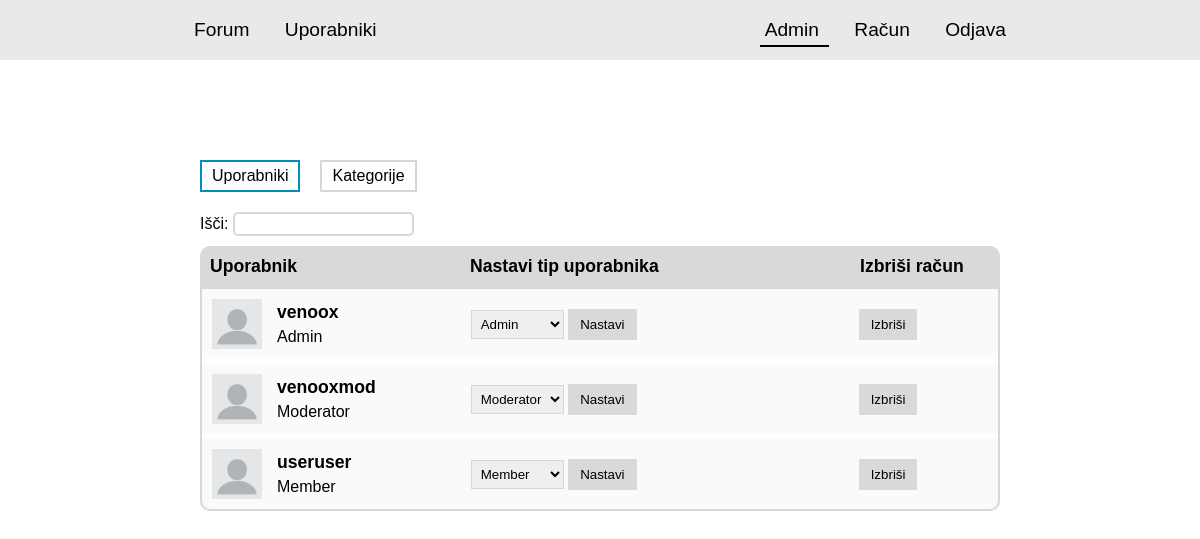
Page /code/index.php/admin (signed in) on the committed database.
### tables this page shows
CREATE TABLE `role` (
  `id` int(11) NOT NULL AUTO_INCREMENT,
  `role` varchar(20) NOT NULL,
  PRIMARY KEY (`id`)
);

CREATE TABLE `user` (
  `id` int(11) NOT NULL AUTO_INCREMENT,
  `username` varchar(50) NOT NULL,
  `email` varchar(50) NOT NULL,
  `password` varchar(64) NOT NULL,
  `role` int(11) NOT NULL,
  `bio` text DEFAULT NULL,
  `profile_picture` text NOT NULL DEFAULT 'assets/profile_pictures/default.png',
  `country` int(11) NOT NULL,
  `joined_at` timestamp NOT NULL DEFAULT current_timestamp(),
  `last_active` timestamp NOT NULL DEFAULT current_timestamp(),
  PRIMARY KEY (`id`),
  UNIQUE KEY `username` (`username`),
  UNIQUE KEY `email` (`email`),
  KEY `role` (`role`),
  KEY `country` (`country`),
  CONSTRAINT `user_ibfk_2` FOREIGN KEY (`role`) REFERENCES `role` (`id`),
  CONSTRAINT `user_ibfk_3` FOREIGN KEY (`country`) REFERENCES `country` (`id`)
);

### code/controller/UserController.php (called while the page is built, shortened)
<?php
require_once 'model/UserDB.php';
class UserController {
    public static function adminUsers() {
        $users = UserDB::getUsersInfo();
        $roles = RoleDB::getAll();
        $vars = [
            "users" => $users,
            "roles" => $roles
        ];
        ViewHelper::render("view/admin-users.php", $vars);
    }
}

### code/model/CRUD.php (called while the page is built, shortened)
<?php
abstract class CRUD {
    public static $table_name = "";
    public static function getAll() {
        $db = DBInit::getInstance();
        $table_name = static::$table_name;
        $statement = $db->prepare("SELECT * FROM $table_name");
        $statement->execute();
        return $statement->fetchAll(PDO::FETCH_ASSOC);
    }
}

### code/model/UserDB.php (called while the page is built, shortened)
<?php
require_once "model/CRUD.php";
class UserDB extends CRUD {
    public static function getUsersInfo($search_term = "") {
        $db = DBInit::getInstance();
        $statement = $db->prepare("
        SELECT
            user.id,
            username,
            role.role,
            joined_at,
            last_active,
            profile_picture,
            country.name AS country_name,
            (SELECT COUNT(*) FROM thread WHERE thread.original_poster = user.id) as thread_count,
            (SELECT COUNT(*) FROM post WHERE post.thread IN (SELECT id FROM thread WHERE thread.original_poster = user.id)) as post_count
        FROM user, role, country
        WHERE user.role = role.id AND user.country = country.id AND user.username LIKE :search_term;");
        $statement->bindValue(":search_term", "%$search_term%");
        $statement->execute();
        return $statement->fetchAll(PDO::FETCH_ASSOC);
    }
}

### code/view/admin-users.php (the view, shortened to what this page needs)
<?php
include "html-header.php";
include "menu.php";
?>
<body>
    <main>
        <div class="admin-panel-menu">
            <a href="<?= BASE_URL . "admin/users" ?>" class="admin-panel-menu-item admin-panel-menu-item-active">Uporabniki</a>
            <a href="<?= BASE_URL . "admin/categories" ?>" class="admin-panel-menu-item">Kategorije</a>
        </div>
        <div class="search">
            <label>Išči: <input type="text" id="search" /></label>
        </div>
        <div class="main-header">
            <div class="admin-user-column">Uporabnik</div>
            <div class="admin-promote-column">Nastavi tip uporabnika</div>
            <div class="admin-delete-column">Izbriši račun</div>
        </div>
        <div class="section-box">
            <div class="section-content">
                <?php foreach ($users as $user): ?>
                <div class="user" data-id="<?= $user["id"] ?>">
                    <div class="admin-user-column">
                        <img class="admin-user-img" src="<?= explode("index.php", BASE_URL)[0] . $user["profile_picture"] ?>" />
                        <div class="user-info">
                            <a class="user-name" href="<?= BASE_URL . "user?id=" . $user["id"] ?>"><?= $user["username"] ?></a>
                            <div class="user-role"><?= $user["role"] ?></div>
                        </div>
                    </div>
                    <div class="admin-promote-column">
                        <select name="promote_role">
                            <?php foreach ($roles as $role): ?>
                                <option value="<?= $role["id"] ?>" <?= $user["role"] == $role["role"] ? "selected" : "" ?>><?= $role["role"] ?></option>
                            <?php endforeach; ?>
                        </select>
                        <button name="promote_button" data-id="<?= $user["id"] ?>">Nastavi</button>
                    </div>
                    <div class="admin-delete-column">
                        <button name="delete_button" data-id="<?= $user["id"] ?>">Izbriši</button>
                    </div>
                </div>
                <?php endforeach; ?>
            </div>
        </div>
    </main>
</body>

### code/view/menu.php
<?php
$links = [
    [
        ["name" => "Forum", "url" => BASE_URL . "forum", "show" => true],
        ["name" => "Uporabniki", "url" => BASE_URL . "users", "show" => true],
    ],
    [
        ["name" => "Admin", "url" => BASE_URL . "admin", "show" => $_SESSION != null && $_SESSION['role'] == "admin"],
        ["name" => "Račun", "url" => BASE_URL . "user?id=" . $_SESSION["id"], "show" => $_SESSION != null && isset($_SESSION['login'])],
        ["name" => "Prijava", "url" => BASE_URL . "login", "show" => !isset($_SESSION['login'])],
        ["name" => "Odjava", "url" => BASE_URL . "logout", "show" => isset($_SESSION['login'])],
    ]
];
$actual_url = explode("?", $_SERVER["REQUEST_URI"])[0];
?>
<header class="menu">
    <div>
        <?php foreach ($links[0] as $link): ?>
            <?php if ($link["show"]): ?>
                <a class="link <?= $actual_url == $link["url"] ? "link-active" : "" ?>" href="<?= $link["url"] ?>">
                    <?= $link["name"] ?>
                </a>
            <?php endif; ?>
        <?php endforeach; ?>
    </div>
    <div>
        <?php foreach ($links[1] as $link): ?>
            <?php if ($link["show"]): ?>
                <a class="link <?= $actual_url == $link["url"] ? "link-active" : "" ?>" href="<?= $link["url"] ?>">
                    <?= $link["name"] ?>
                </a>
            <?php endif; ?>
        <?php endforeach; ?>
    </div>
</header>

### code/assets/style.css (style rules this page uses)
* { margin: 0; padding: 0; font-family: Poppins, sans-serif; }
.menu { height: 50px; width: 100%; background-color: #E9E9E9; display: flex; justify-content: space-around; align-items: center; }
a { text-decoration: none; color: black; }
.menu .link { margin-right: 20px; padding: 5px; font-size: 0.9rem; }
.menu .link:last-child { margin-right: 0; }
.menu .link-active { border-bottom: 2px solid black; }
main { padding: 50px 25px; }
.main-header { display: none; border-radius: 10px 10px 0 0; }
.section-content { border: 2px solid var(--border-gray); border-radius: 0 0 10px 10px; }
@media screen and (min-width: 1200px) { .main-header { display: flex; padding: 10px; } }
@media screen and (min-width: 1200px) { .main-header > div { font-size: 1.1rem; font-weight: 600; } }
@media screen and (min-width: 1200px) { main { padding: 100px 200px; } }
@media screen and (min-width: 1200px) { .main-header { display: flex; align-items: center; background-color: var(--main-gray); } }
@media screen and (min-width: 1200px) { .menu { height: 60px; } }
@media screen and (min-width: 1200px) { .menu .link { font-size: 1.2rem; } }
.user { padding: 10px; background-color: var(--background-gray); margin-bottom: 5px; display: flex; flex-direction: column; }
.user-info { display: flex; flex-direction: column; justify-content: center; }
.user-name { font-weight: 600; margin-bottom: 5px; font-size: 1.1rem; }
.search { margin-bottom: 10px; }
.user:last-child { margin-bottom: 0; }
@media screen and (min-width: 1200px) { .user { flex-direction: row; align-items: center; } }
button, input[type=submit], .button { border: none; background-color: var(--main-gray); cursor: pointer; color: black; padding: 8px 12px; }
.admin-user-column { flex: 2; display: flex; }
.admin-promote-column { flex: 3; }
.admin-delete-column { flex: 1; }
.admin-user-img { width: 50px; margin-right: 15px; }
select { border: 1px solid var(--border-gray); padding: 5px; }
.admin-panel-menu { display: flex; margin-bottom: 20px; }
.admin-panel-menu-item { margin-right: 20px; border: 2px solid var(--border-gray); padding: 5px 10px; }
.admin-panel-menu-item-active { border-color: #008DB9; }
label { display: flex; flex-direction: column; }
input:not([type=submit]) { border: 2px solid var(--border-gray); border-radius: 5px; min-height: 20px; }
@media screen and (min-width: 1200px) { label { display: initial; } }

### rows in the picture
role: role "Admin"
user: profile_picture (placeholder picture), username "venoox", role.role "Admin"
user: profile_picture (placeholder picture), username "venooxmod", role.role "Moderator"
user: profile_picture (placeholder picture), username "useruser", role.role "Member"

### other values in the picture
$link["name"] "Forum"
$link["name"] "Uporabniki"
$link["name"] "Račun"
$link["name"] "Odjava"
form field promote_role "Admin"
form field promote_role "Moderator"
form field promote_role "Member"
